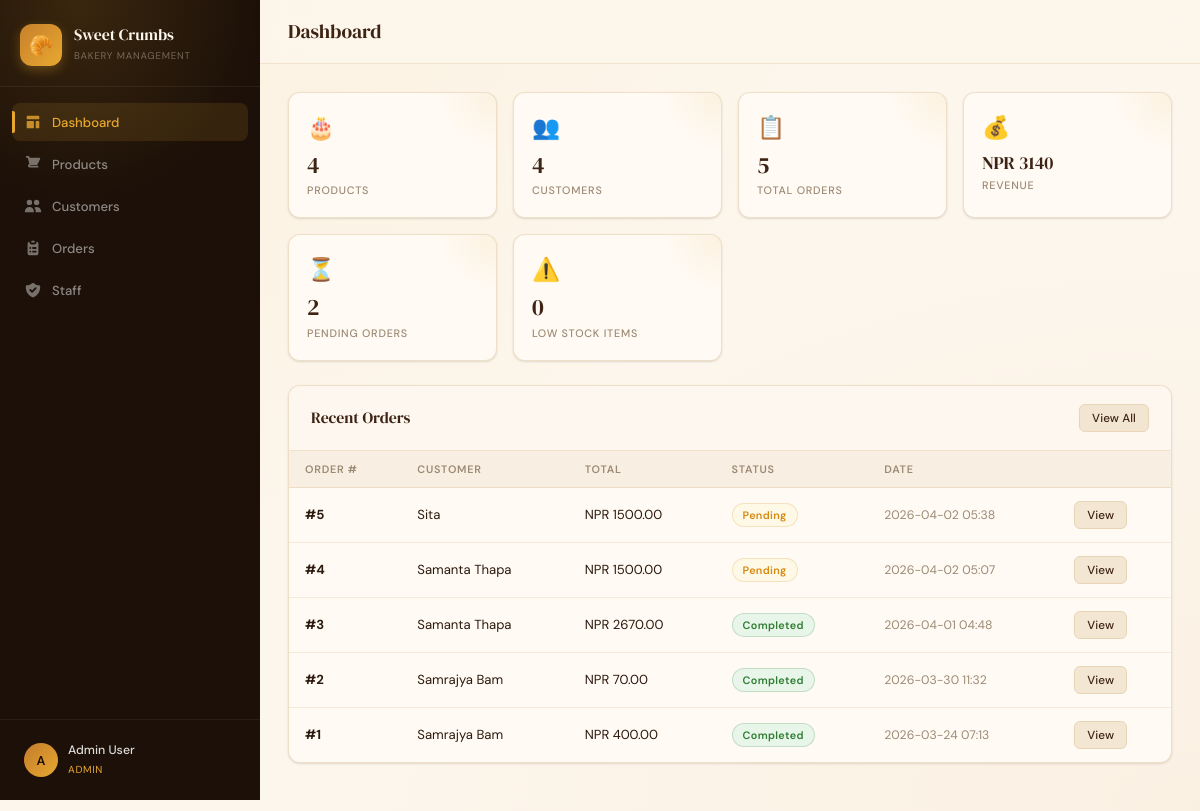
Page / (signed in) on the earlier database version.
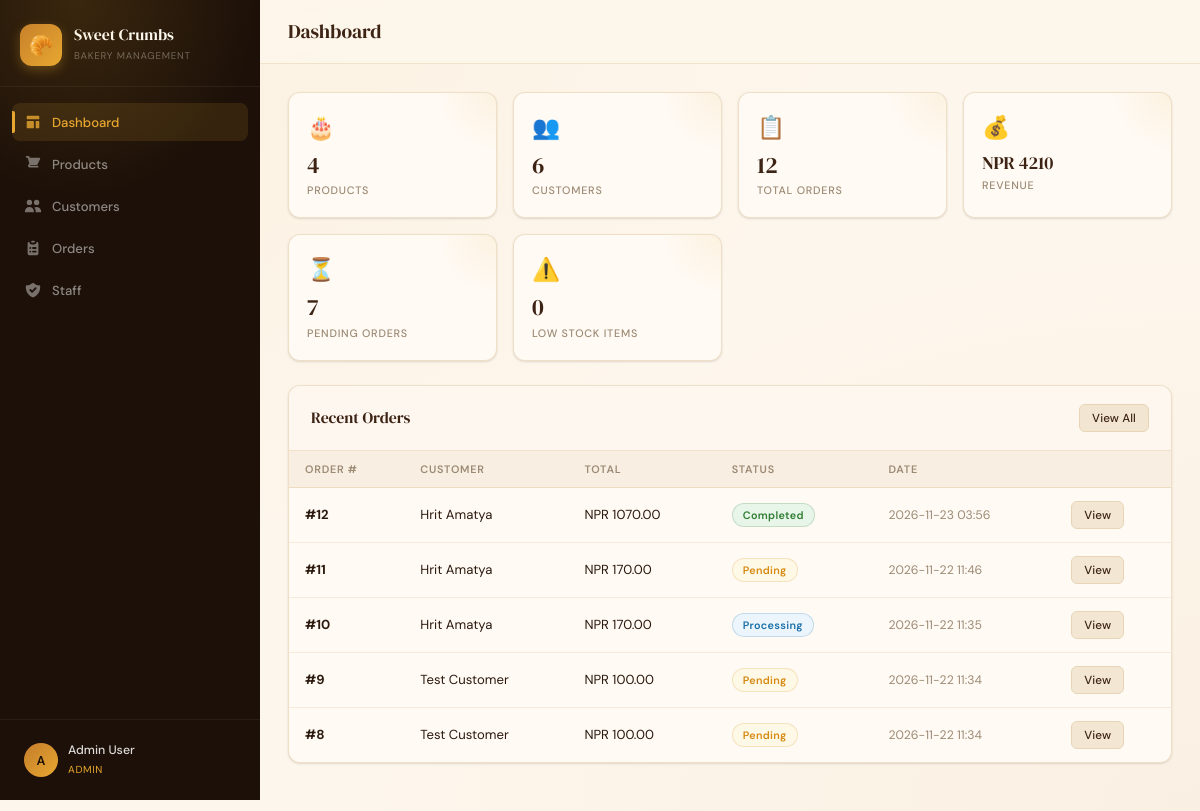
Same page on the later database version.
### tables this page shows
CREATE TABLE "order" (
                id INTEGER PRIMARY KEY AUTOINCREMENT,
                customer_id INTEGER NOT NULL,
                total_price REAL NOT NULL DEFAULT 0,
                status TEXT NOT NULL DEFAULT 'pending',
                order_date TEXT DEFAULT CURRENT_TIMESTAMP, payment_status TEXT NOT NULL DEFAULT 'unpaid', payment_method TEXT, payment_pidx TEXT, payment_txn_id TEXT, stock_restored INTEGER NOT NULL DEFAULT 0,
                FOREIGN KEY (customer_id) REFERENCES customer(id)
            );

CREATE TABLE customer (
                id INTEGER PRIMARY KEY AUTOINCREMENT,
                name TEXT NOT NULL,
                email TEXT UNIQUE NOT NULL,
                phone TEXT,
                address TEXT,
                created_at TEXT DEFAULT CURRENT_TIMESTAMP
            , password_hash TEXT, active INTEGER NOT NULL DEFAULT 1);

### app.py (the view)
@app.route('/')
@login_required
def index():
    try:
        conn = get_db()
        stats = {
            'products': conn.execute("SELECT COUNT(*) FROM product").fetchone()[0],
            'customers': conn.execute("SELECT COUNT(*) FROM customer").fetchone()[0],
            'orders': conn.execute("SELECT COUNT(*) FROM \"order\"").fetchone()[0],
            'revenue': conn.execute("SELECT COALESCE(SUM(total_price),0) FROM \"order\" WHERE status='completed'").fetchone()[0],
            'pending': conn.execute("SELECT COUNT(*) FROM \"order\" WHERE status='pending'").fetchone()[0],
            'low_stock': conn.execute("SELECT COUNT(*) FROM product WHERE stock_qty < 5").fetchone()[0],
        }
        recent_orders = conn.execute('''
            SELECT o.id, c.name as customer_name, o.total_price, o.status, o.order_date
            FROM \"order\" o JOIN customer c ON o.customer_id = c.id
            ORDER BY o.order_date DESC LIMIT 5
        ''').fetchall()
        conn.close()
        return render_template('index.html', stats=stats, recent_orders=recent_orders)
    except Exception as e:
        logger.error(f'Dashboard error: {e}')
        flash('Error loading dashboard.', 'danger')
        return render_template('index.html', stats={}, recent_orders=[])

### app.py (called while the page is built)
def get_db():
    try:
        conn = sqlite3.connect(DB_PATH)
        conn.row_factory = sqlite3.Row
        return conn
    except sqlite3.Error as e:
        logger.error(f'Database connection error: {e}')
        raise

def login_required(f):
    @wraps(f)
    def decorated(*args, **kwargs):
        if 'user_id' not in session:
            flash('Please log in to continue.', 'info')
            return redirect(url_for('login'))
        return f(*args, **kwargs)
    return decorated

### templates/index.html (shortened to what this page needs)
{% extends 'base.html' %}
{% block page_title %}Dashboard{% endblock %}
{% block content %}
<div class="stats-grid">
  <div class="stat-card">
    <span class="stat-icon">🎂</span>
    <span class="stat-value">{{ stats.products }}</span>
    <span class="stat-label">Products</span>
  </div>
  <div class="stat-card">
    <span class="stat-icon">👥</span>
    <span class="stat-value">{{ stats.customers }}</span>
    <span class="stat-label">Customers</span>
  </div>
  <div class="stat-card">
    <span class="stat-icon">📋</span>
    <span class="stat-value">{{ stats.orders }}</span>
    <span class="stat-label">Total Orders</span>
  </div>
  <div class="stat-card">
    <span class="stat-icon">💰</span>
    <span class="stat-value" style="font-size:1.2rem">NPR {{ "%.0f"|format(stats.revenue) }}</span>
    <span class="stat-label">Revenue</span>
  </div>
  <div class="stat-card">
    <span class="stat-icon">⏳</span>
    <span class="stat-value">{{ stats.pending }}</span>
    <span class="stat-label">Pending Orders</span>
  </div>
  <div class="stat-card">
    <span class="stat-icon">⚠️</span>
    <span class="stat-value">{{ stats.low_stock }}</span>
    <span class="stat-label">Low Stock Items</span>
  </div>
</div>
<div class="card">
  <div class="card-header">
    <h2>Recent Orders</h2>
    <a href="{{ url_for('orders') }}" class="btn btn-secondary btn-sm">View All</a>
  </div>
  <div class="table-wrap">
    <table>
      <thead>
        <tr>
          <th>Order #</th>
          <th>Customer</th>
          <th>Total</th>
          <th>Status</th>
          <th>Date</th>
          <th></th>
        </tr>
      </thead>
      <tbody>
        {% for o in recent_orders %}
        <tr>
          <td><strong>#{{ o.id }}</strong></td>
          <td>{{ o.customer_name }}</td>
          <td>NPR {{ "%.2f"|format(o.total_price) }}</td>
          <td><span class="badge badge-{{ o.status }}">{{ o.status.title() }}</span></td>
          <td style="color:var(--muted);font-size:0.82rem">{{ o.order_date[:16] }}</td>
          <td><a href="{{ url_for('order_detail', oid=o.id) }}" class="btn btn-secondary btn-sm">View</a></td>
        </tr>
        {% else %}
        <tr><td colspan="6" style="text-align:center;color:var(--muted);padding:32px">No orders yet.</td></tr>
        {% endfor %}
      </tbody>
    </table>
  </div>
</div>
{% endblock %}

Differences in the rows shown:
no longer on this page (row unchanged): order: id "5", customer_name "Sita", total_price "1500.00", status "Pending", order_date "2026-04-02 05:38"
no longer on this page (row unchanged): order: id "4", customer_name "Samanta Thapa", total_price "1500.00", status "Pending", order_date "2026-04-02 05:07"
no longer on this page (row unchanged): order: id "3", customer_name "Samanta Thapa", total_price "2670.00", status "Completed", order_date "2026-04-01 04:48"
no longer on this page (row unchanged): order: id "2", customer_name "Samrajya Bam", total_price "70.00", status "Completed", order_date "2026-03-30 11:32"
no longer on this page (row unchanged): order: id "1", customer_name "Samrajya Bam", total_price "400.00", status "Completed", order_date "2026-03-24 07:13"
added order: id "12", customer_name "Hrit Amatya", total_price "1070.00", status "Completed", order_date "2026-11-23 03:56"
added order: id "11", customer_name "Hrit Amatya", total_price "170.00", status "Pending", order_date "2026-11-22 11:46"
added order: id "10", customer_name "Hrit Amatya", total_price "170.00", status "Processing", order_date "2026-11-22 11:35"
added order: id "9", customer_name "Test Customer", total_price "100.00", status "Pending", order_date "2026-11-22 11:34"
added order: id "8", customer_name "Test Customer", total_price "100.00", status "Pending", order_date "2026-11-22 11:34"
Other differences:
{{ stats.customers }}: "4" → "6"
{{ stats.orders }}: "5" → "12"
{{ "%.0f"|format(stats.revenue) }}: "3140" → "4210"
{{ stats.pending }}: "2" → "7"
